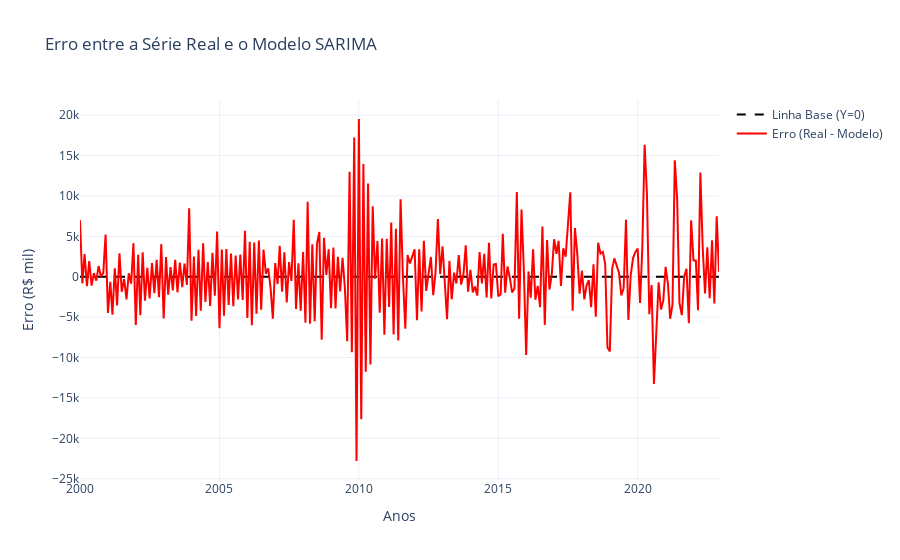

The cell this chart's notebook holds for it:
### Code cell
import plotly.graph_objects as go
import plotly.io as pio

# Configurando para exibir no VS Code e no navegador
pio.renderers.default = "vscode"  # Para exibição no VS Code
# pio.renderers.default = "browser"  # Se quiser apenas no navegador

# Calculando a diferença entre a série real e o modelo ajustado
df_sarima['erro'] = df_sarima['Valor'] - df_sarima['fitted']

# Criando a figura
fig = go.Figure()

# Adicionando a linha fixa no Y = 0
fig.add_trace(go.Scatter(
    x=df_sarima.index,
    y=[0] * len(df_sarima),  # Linha fixa no zero
    mode='lines',
    name='Linha Base (Y=0)',
    line=dict(color='black', dash='dash')
))

# Adicionando a série de erros (diferença entre real e ajustado)
fig.add_trace(go.Scatter(
    x=df_sarima.index,
    y=df_sarima['erro'],
    mode='lines',
    name='Erro (Real - Modelo)',
    line=dict(color='red')
))

# Configurando o layout
fig.update_layout(
    title='Erro entre a Série Real e o Modelo SARIMA',
    xaxis_title='Anos',
    yaxis_title='Erro (R$ mil)',
    template='plotly_white',
    hovermode='x',
)

# Exibir gráfico no VS Code
fig.show()

# Exibir gráfico no navegador
pio.renderers.default = "browser"
fig.show()

### Figure 1 — Plotly figure (JSON) as saved in the notebook; plotly's stock layout.template omitted (floating-point values rounded to 4 significant figures; data arrays with more than 128 entries replaced by an {"elided": "..."} marker saying what was removed)
{"data": [{"line": {"color": "black", "dash": "dash"}, "mode": "lines", "name": "Linha Base (Y=0)", "type": "scatter", "x": {"elided": "276 str values"}, "y": {"elided": "276 int values"}}, {"line": {"color": "red"}, "mode": "lines", "name": "Erro (Real - Modelo)", "type": "scatter", "x": {"elided": "276 str values"}, "y": {"elided": "276 float values"}}], "layout": {"hovermode": "x", "title": {"text": "Erro entre a Série Real e o Modelo SARIMA"}, "xaxis": {"title": {"text": "Anos"}}, "yaxis": {"title": {"text": "Erro (R$ mil)"}}}}
